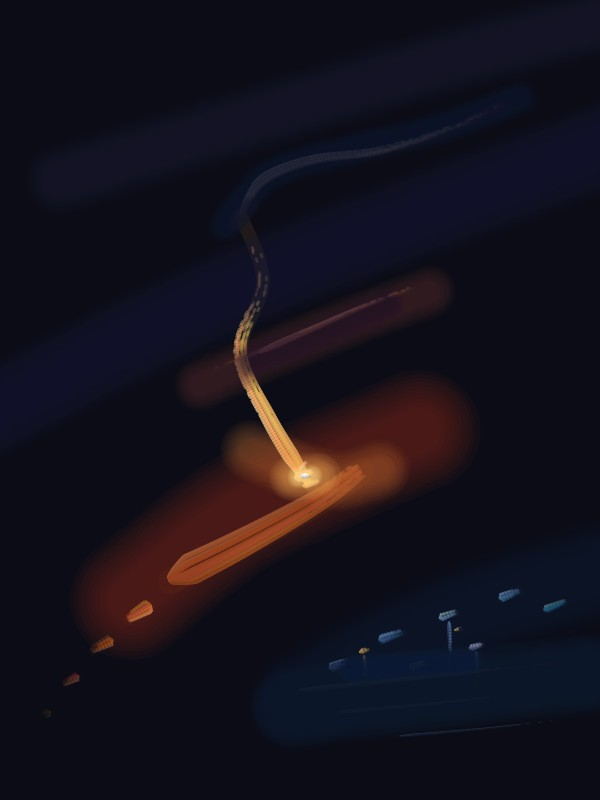
#> input picture rounds/00-a-warmth-that-doesnt-know/painting.jpg, 600 x 800 px
$ python makehands.py ../../../00-a-warmth-that-doesnt-know/painting.jpg
#> lines starting #> are read from the running program, lines starting #| are printed output that depends on the picture; after the words box and inside, x2 and y2 are one past the last pixel; in counts of white or black regions, pixels touching at a corner belong together
### rounds/13-black-noon/tools/p3/handgen.py
import numpy as np, math
from scipy.ndimage import gaussian_filter, distance_transform_edt
from PIL import Image, ImageDraw
def hx(h): return np.array([int(h[i:i+2],16)/255 for i in (1,3,5)],np.float32)
H,W=1600,1200
yy,xx=np.mgrid[0:H,0:W].astype(np.float32)
def capsule(a,b,ra,rb,box):
    x0,y0,x1,y1=box
    X=xx[y0:y1,x0:x1]; Y=yy[y0:y1,x0:x1]
    ax,ay=a; bx,by=b; vx,vy=bx-ax,by-ay; L2=vx*vx+vy*vy+1e-6
    t=np.clip(((X-ax)*vx+(Y-ay)*vy)/L2,0,1)
    d=np.hypot(X-(ax+t*vx),Y-(ay+t*vy)); r=ra+(rb-ra)*t
    return np.sqrt(np.clip(r*r-d*d,0,None)), t
def render_hand(img,alpha,chains,palm_poly,dark,light,rim,box,thick=22,light_dir=(0.0,-0.25,1.0),rim_dir=(0,-1),creases=True):
    x0,y0,x1,y1=box
    h=np.zeros((y1-y0,x1-x0),np.float32)
    # palm: inside distance -> height
    m=Image.new('L',(W,H),0); ImageDraw.Draw(m).polygon([tuple(p) for p in palm_poly],fill=255)
    pm=gaussian_filter(np.array(m)[y0:y1,x0:x1].astype(np.float32),6)>127
    dist=distance_transform_edt(pm)
    hp=np.where(pm,thick*np.sqrt(np.clip(dist/thick,0,1)*(2-np.clip(dist/thick,0,1))),0)*0.55
    h=np.maximum(h,hp)
    crease=np.zeros_like(h)
    for ch in chains:
        pts,rads=ch
        for i in range(len(pts)-1):
            hc,t=capsule(pts[i],pts[i+1],rads[i],rads[i+1],box)
            h=np.maximum(h,hc)
            if creases and 0<i:
                X=xx[y0:y1,x0:x1]-pts[i][0]; Y=yy[y0:y1,x0:x1]-pts[i][1]
                crease+=np.exp(-(X**2+Y**2)/(rads[i]**2*0.9))*np.exp(-((X*(pts[i+1][0]-pts[i][0])+Y*(pts[i+1][1]-pts[i][1]))/ (math.hypot(pts[i+1][0]-pts[i][0],pts[i+1][1]-pts[i][1])+1e-6))**2/6)
        # knuckle pad bumps
    hs=gaussian_filter(h,1.2)
    gy,gx=np.gradient(hs)
    n=np.stack([-gx,-gy,np.ones_like(hs)],-1); n/=np.linalg.norm(n,axis=-1,keepdims=True)
    L=np.array(light_dir,np.float32); L/=np.linalg.norm(L)
    sh=np.clip((n*L).sum(-1),0,1)**1.6
    cav=np.clip((hs-gaussian_filter(hs,8))/6,-1,1)
    sh=np.clip(sh*0.9+0.25*cav-0.5*np.clip(crease,0,1),0,1)
    col=hx(dark)*(1-sh[...,None])+hx(light)*sh[...,None]
    rr=np.clip(n[...,0]*rim_dir[0]+n[...,1]*rim_dir[1],0,1)**2*np.clip(1-n[...,2],0,1)*3
    rr=np.clip(rr,0,1)
    col=col*(1-rr[...,None])+hx(rim)*rr[...,None]
    msk=h>0.5
    sub=img[y0:y1,x0:x1]; sa=alpha[y0:y1,x0:x1]
    sub[msk]=col[msk]; sa[msk]=1
def chain(base,angs,lens,r0,r1):
    pts=[base]; x,y=base
    for a,l in zip(angs,lens):
        x+=l*math.cos(math.radians(a)); y+=l*math.sin(math.radians(a)); pts.append((x,y))
    rads=[r0+(r1-r0)*i/(len(pts)-1) for i in range(len(pts))]
    return pts,rads

### rounds/13-black-noon/tools/p3/makehands.py
import sys,math,numpy as np; sys.path.insert(0,'/home/claude/v13/tools/p3')
from handgen import render_hand, chain
from PIL import Image
from scipy.ndimage import gaussian_filter
base=np.asarray(Image.open(sys.argv[1]).convert('RGB'),np.float32)/255
img=np.zeros_like(base); a=np.zeros(base.shape[:2],np.float32)
# OPEN HAND (red woman): wrist up-right, fingers fanning down-left, thumb right
wr=(800,1215)
open_chains=[
 chain((722,1312),[162,158,154],[40,27,21],14,10),
 chain((735,1335),[140,136,132],[43,30,23],14.5,10.5),
 chain((760,1352),[124,120,116],[44,32,24],14,10),
 chain((788,1350),[108,104,100],[36,25,19],12,8.5),
 chain((828,1265),[28,36,44],[50,40,32],17,11),
]
open_palm=[(760,1205),(840,1215),(865,1265),(830,1320),(795,1358),(745,1350),(712,1318),(725,1250)]
render_hand(img,a,open_chains,open_palm,'#5a2e24','#dca088','#fff2e6',(560,1120,1020,1560),thick=45,creases=False)
#> in render_hand, `m = Image.new('L', (W, H), 0)`: m: PIL image 1200x1600 L; every value is 0
#> in render_hand, `ImageDraw.Draw(m).polygon([tuple(p) for p in palm_poly], fill=255)`:
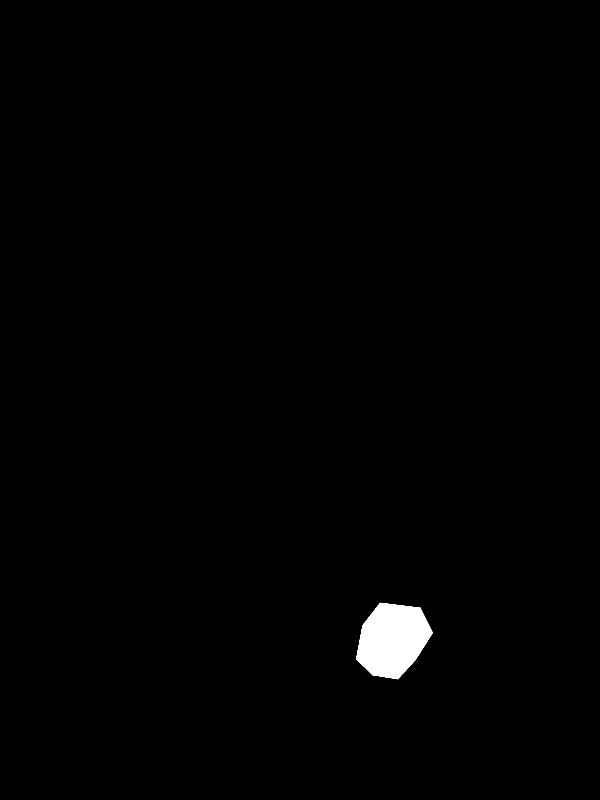
#> m: PIL image 1200x1600 L (shown at 1/2 size); 0.86% white; 1 white region, box (x1, y1, x2, y2) and area: (712, 1205, 866, 1359) 16509
#> in render_hand, `pm=gaussian_filter(np.array(m)[y0:y1,x0:x1].astype(np.float32),6)>127`: pm: shape (440, 460) bool; 8.1% white; 1 white region, box (x1, y1, x2, y2) and area: (154, 87, 303, 237) 16397
#> after the loop in render_hand, `for ch in chains:`: crease: shape (440, 460) float64; every value is 0
#> after the loop in render_hand, `for ch in chains:`:
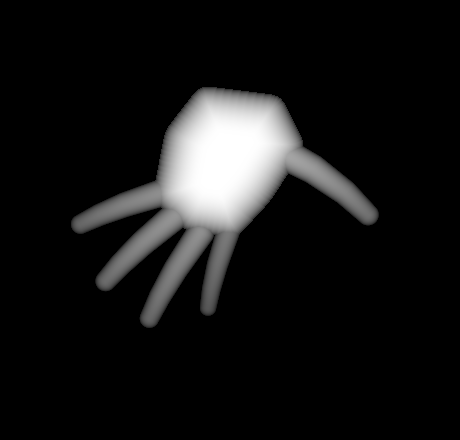
#> h: shape (440, 460) float64; min 0, max 24.75, mean 2.1; drawn with min black and max white
#> in render_hand, `n /= np.linalg.norm(n, axis=-1, keepdims=True)`:
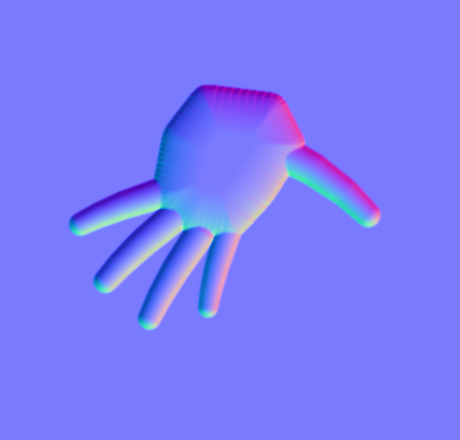
#> n: shape (440, 460, 3) float64; mean of channels 0, 1, 2 -0.000341, 0.000852, 0.974; drawn with min black and max white
#> in render_hand, `cav=np.clip((hs-gaussian_filter(hs,8))/6,-1,1)`:
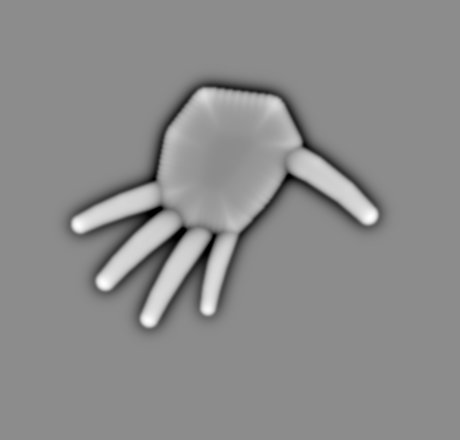
#> cav: shape (440, 460) float64; min -1, max 0.817, mean 0.000115; drawn with min black and max white
#> in render_hand, `sh=np.clip(sh*0.9+0.25*cav-0.5*np.clip(crease,0,1),0,1)`:
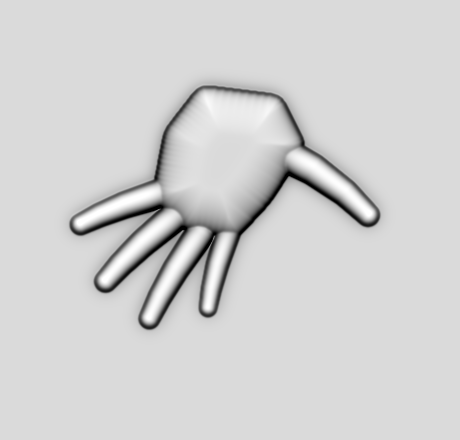
#> sh: shape (440, 460) float64; min 0, max 1, mean 0.826
#> in render_hand, `col=hx(dark)*(1-sh[...,None])+hx(light)*sh[...,None]`:
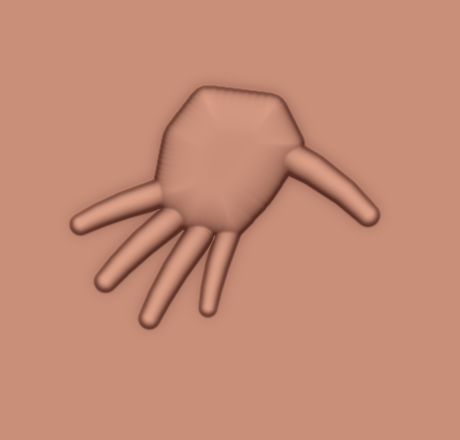
#> col: shape (440, 460, 3) float64; mean of channels 0, 1, 2 0.774, 0.55, 0.465; drawn as R, G, B
#> in render_hand, `msk=h>0.5`:
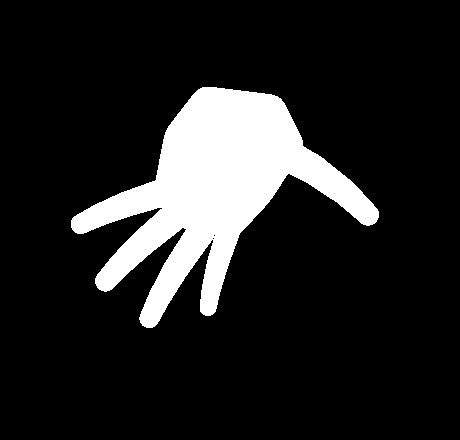
#> msk: shape (440, 460) bool; 13.8% white; 1 white region, box (x1, y1, x2, y2) and area: (71, 87, 379, 328) 27903
#> (the run stopped early here; a loop or call above may not have finished)
